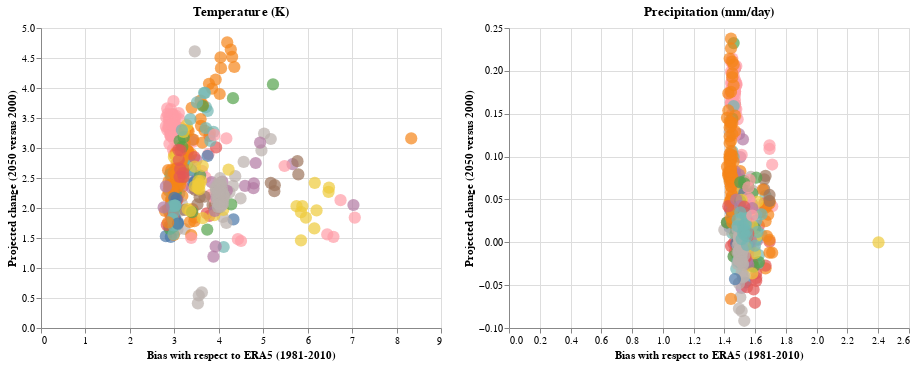

Notebook cell for this chart:
### Code cell
def plot(source):
    brush = alt.selection(type="interval", resolve="global")

    input_dropdown = alt.binding_select(options=["CMIP5", "CMIP6"])
    dropdown_selection = alt.selection_single(
        fields=["project"], bind=input_dropdown, name="Select"
    )

    base = (
        alt.Chart(source)
        .mark_circle(size=150)
        .encode(
            color=alt.condition(
                brush, "model:N", alt.ColorValue("lightgray"), legend=None
            ),
            tooltip=["dataset:N"],
        )
        .transform_filter(dropdown_selection)
        .add_selection(brush, dropdown_selection)
    )

    tas = base.encode(
        x=alt.X(
            "tas_bias:Q", axis=alt.Axis(title="Bias with respect to ERA5 (1981-2010)")
        ),
        y=alt.Y(
            "tas_change:Q", axis=alt.Axis(title="Projected change (2050 versus 2000)")
        ),
    ).properties(title="Temperature (K)")

    pr = base.encode(
        x=alt.X(
            "pr_bias:Q", axis=alt.Axis(title="Bias with respect to ERA5 (1981-2010)")
        ),
        y=alt.Y(
            "pr_change:Q", axis=alt.Axis(title="Projected change (2050 versus 2000)")
        ),
    ).properties(title="Precipitation (mm/day)")

    return tas | pr


plot(df)

### Figure 1 — Vega-Lite specification as saved in the notebook (floating-point values rounded to 4 significant figures; data arrays with more than 128 entries replaced by an {"elided": "..."} marker saying what was removed)
{"config": {"view": {"continuousWidth": 400, "continuousHeight": 300}}, "hconcat": [{"mark": {"type": "circle", "size": 150}, "encoding": {"color": {"condition": {"type": "nominal", "field": "model", "legend": null, "selection": "selector107"}, "value": "lightgray"}, "tooltip": [{"type": "nominal", "field": "dataset"}], "x": {"type": "quantitative", "axis": {"title": "Bias with respect to ERA5 (1981-2010)"}, "field": "tas_bias"}, "y": {"type": "quantitative", "axis": {"title": "Projected change (2050 versus 2000)"}, "field": "tas_change"}}, "selection": {"selector107": {"type": "interval", "resolve": "global"}, "Select": {"type": "single", "fields": ["project"], "bind": {"input": "select", "options": ["CMIP5", "CMIP6"]}}}, "title": "Temperature (K)", "transform": [{"filter": {"selection": "Select"}}]}, {"mark": {"type": "circle", "size": 150}, "encoding": {"color": {"condition": {"type": "nominal", "field": "model", "legend": null, "selection": "selector107"}, "value": "lightgray"}, "tooltip": [{"type": "nominal", "field": "dataset"}], "x": {"type": "quantitative", "axis": {"title": "Bias with respect to ERA5 (1981-2010)"}, "field": "pr_bias"}, "y": {"type": "quantitative", "axis": {"title": "Projected change (2050 versus 2000)"}, "field": "pr_change"}}, "selection": {"selector107": {"type": "interval", "resolve": "global"}, "Select": {"type": "single", "fields": ["project"], "bind": {"input": "select", "options": ["CMIP5", "CMIP6"]}}}, "title": "Precipitation (mm/day)", "transform": [{"filter": {"selection": "Select"}}]}], "data": {"name": "data-7ca0eaef4975f0a49d69f29e11f7c7f4"}, "$schema": "https://vega.github.io/schema/vega-lite/v4.8.1.json", "datasets": {"data-7ca0eaef4975f0a49d69f29e11f7c7f4": {"elided": "385 records"}}}
